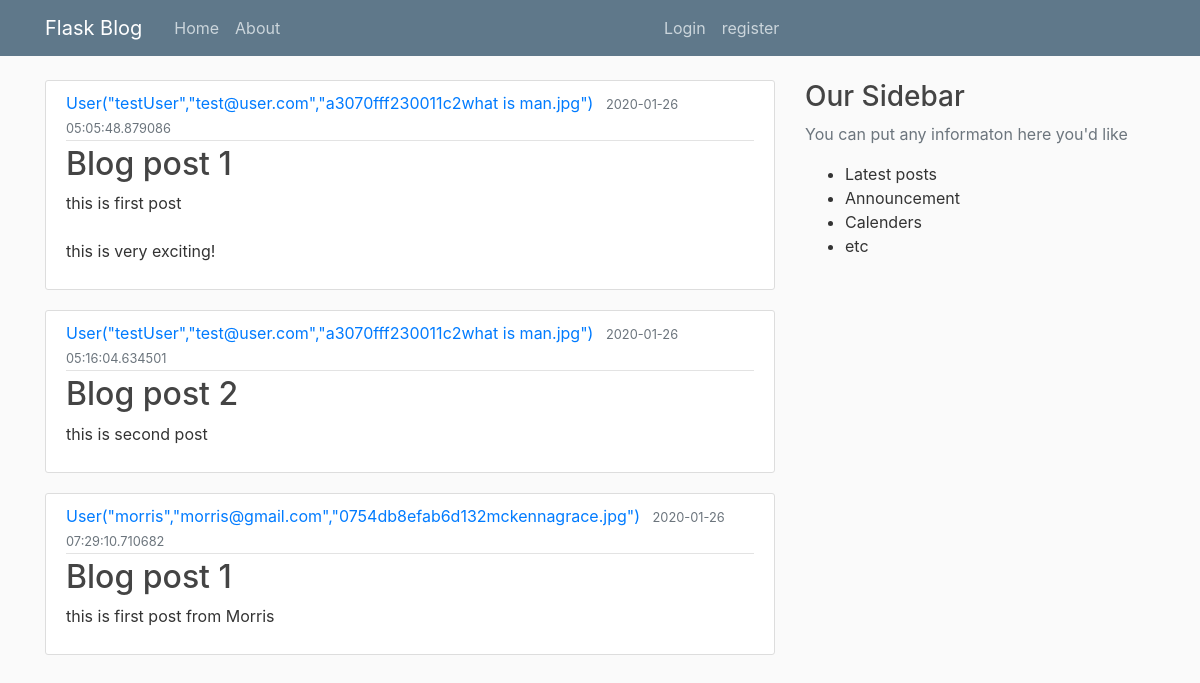
Page /home on the earlier database version.
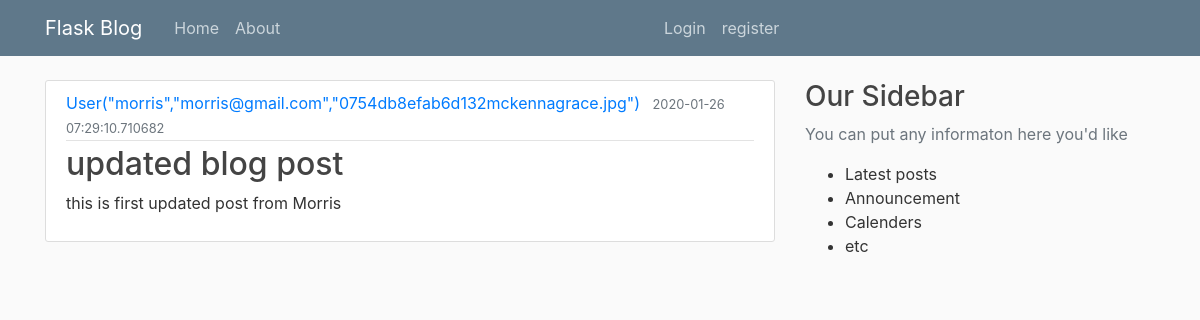
Same page on the later database version.
### flaskblog/models.py (models this page shows, shortened)
class Post(db.Model):
    id = db.Column(db.Integer, primary_key=True)
    title  = db.Column(db.String(20), nullable=False)
    date_posted = db.Column(db.DateTime, nullable=False, default=datetime.utcnow)
    content = db.Column(db.Text, nullable=False)
    user_id = db.Column(db.Integer,db.ForeignKey('user.id'), nullable=False)

class User(db.Model , UserMixin):
    id = db.Column(db.Integer,primary_key=True)
    username = db.Column(db.String(20),unique=True,nullable=False)
    email = db.Column(db.String(120),unique=True,nullable=False)
    image_file = db.Column(db.String(20),nullable=False,default='default.jpg')
    password = db.Column(db.String(60) , nullable=False)
    posts = db.relationship('Post', backref='author', lazy=True)
    def __repr__(self):
        return f'User("{self.username}","{self.email}","{self.image_file}")'

### flaskblog/routes.py (the view)
@app.route('/')
@app.route('/home')
def home():
    posts = Post.query.all()
    return render_template('home.html', posts=posts)

### flaskblog/templates/home.html
{% extends 'layout.html' %}
{% block content %}
       {% for post in posts %}
       <article class="media content-section">
        <div class="media-body">
          <div class="article-metadata">
            <a class="mr-2" href="#">{{ post.author }}</a>
            <small class="text-muted">{{ post.date_posted }}</small>
          </div>
          <h2><a class="article-title" href="#">{{ post.title }}</a></h2>
          <p class="article-content">{{ post.content }}</p>
        </div>
      </article>
       {% endfor %}
 {% endblock content %}

### flaskblog/templates/layout.html (shortened to what this page needs)
<!DOCTYPE html>
<html>
    <head>
        <link rel="stylesheet" href="https://stackpath.bootstrapcdn.com/bootstrap/4.4.1/css/bootstrap.min.css">
        <link rel="stylesheet" href="{{ url_for('static',filename='main.css') }}">
    </head>
    <body>
        <header class="site-header">
            <nav class="navbar navbar-expand-md navbar-dark bg-steel fixed-top">
                <div class="container">
                    <a class="navbar-brand mr-4" href="/">Flask Blog</a>
                    <div class="collapse navbar-collapse" id="navbarToggle">
                      <div class="navbar-nav mr-auto">
                        <a class="nav-item nav-link" href="{{url_for('home')}}">Home</a>
                        <a class="nav-item nav-link" href="{{url_for('about')}}">About</a>
                      </div>
                      <div class="navbar-nav mr-auto">
                          {% if current_user.is_authenticated  %}
                            <a class="nav-item nav-link" href="{{url_for('new_post')}}">New Post</a>
                            <a class="nav-item nav-link" href="{{url_for('account')}}">Account</a>
                            <a class="nav-item nav-link" href="{{url_for('logout')}}">Logout</a>
                          {%else%}
                            <a class="nav-item nav-link" href="{{url_for('login')}}">Login</a>
                            <a class="nav-item nav-link" href="{{url_for('register')}}">register</a>
                          {%endif%}
                      </div>
                    </div>
                </div>
              </nav>
        </header>
        <main role="main" class="container">
            <div class="row">
                <div class="col-md-8">
                    {% block content %}
                    {% endblock %}
                </div>
                <div class="col-md-4">
                    <div class="contetnt-section">
                        <h3>Our Sidebar</h3>
                        <p class="text-muted">
                            You can put any informaton here you'd like
                            <ul>
                                <li>Latest posts</li>
                                <li>Announcement</li>
                                <li>Calenders</li>
                                <li>etc</li>
                            </ul>
                        </p>
                    </div>
                </div>
            </div>
        </main>
    </body>
</html>

### flaskblog/static/main.css (style rules this page uses)
body { background: #fafafa; color: #333333; margin-top: 5rem; }
h1, h2, h3, h4, h5, h6 { color: #444444; }
.bg-steel { background-color: #5f788a; }
.site-header .navbar-nav .nav-link { color: #cbd5db; }
.content-section { background: #ffffff; padding: 10px 20px; border: 1px solid #dddddd; border-radius: 3px; margin-bottom: 20px; }
.article-title { color: #444444; }
.article-content { white-space: pre-line; }
.article-metadata { padding-bottom: 1px; margin-bottom: 4px; border-bottom: 1px solid #e3e3e3 }

Differences in the rows shown:
removed Post: author "User(\"testUser\",\"test@user.com\",\"a3070fff230011c2what is man.jpg\")", date_posted "2020-01-26 05:05:48.879086", title "Blog post 1", content "this is first post this is very exciting!"
removed Post: author "User(\"testUser\",\"test@user.com\",\"a3070fff230011c2what is man.jpg\")", date_posted "2020-01-26 05:16:04.634501", title "Blog post 2", content "this is second post"
changed Post "User(\"morris\",\"morris@gmail.com\",\"0754db8efab6d132mckennagrace.jpg\")": title "Blog post 1" → "updated blog post"; content "this is first post from Morris" → "this is first updated post from Morris"
